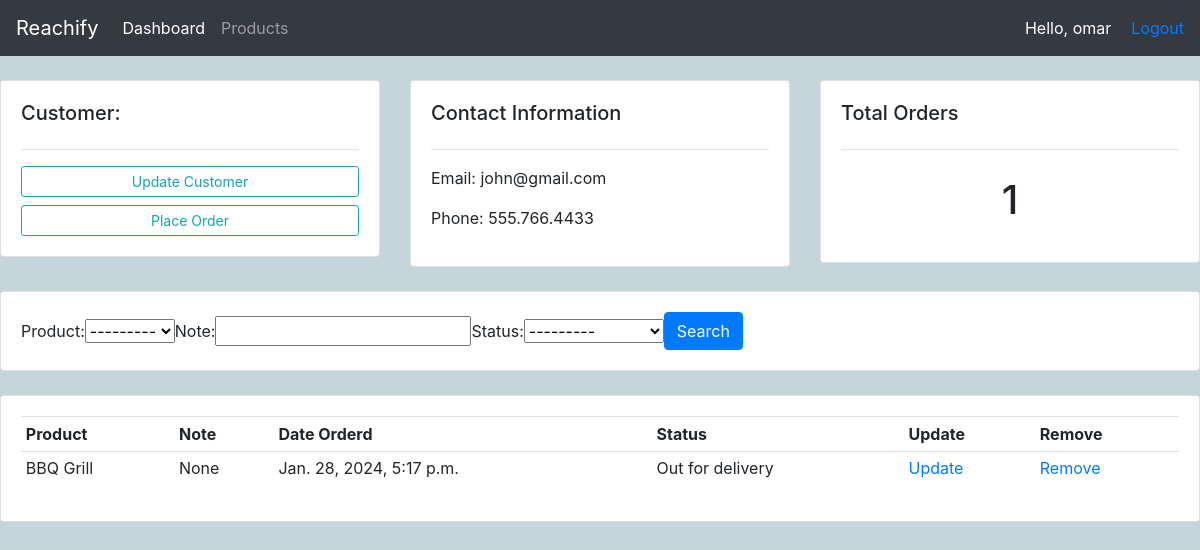
The app's page /customer/1/ (signed in) with its own data.
### accounts/models.py (models this page shows, shortened)
class Customer(models.Model):
    name = models.CharField(max_length=200, null=True)
    phone = models.CharField(max_length=200, null=True)
    email = models.CharField(max_length=200, null=True)
    data_created = models.DateTimeField(auto_now_add=True, null=True) # Allows us to create the date and time when an instance of this class is created in the database.

class Order(models.Model):
    STATUS = (
        ('Pending', 'Pending'),
        ('Out for delivery', 'Out for delivery'),
        ('Delivered','Delivered')
    )
    customer = models.ForeignKey(Customer, null = True, on_delete=models.CASCADE) # One-to-many to product
    product = models.ForeignKey(Product, null = True, on_delete=models.CASCADE)
    data_created = models.DateTimeField(auto_now_add=True, null=True)
    status = models.CharField(max_length=200, null=True, choices = STATUS)
    note = models.CharField(max_length=1000, null=True)

class Product(models.Model):
    CATEGORY = (
        ('Indoor', 'Indoor'),
        ('Outdoor', 'Outdoor'),
    )
    name = models.CharField(max_length=200, null=True)
    price = models.FloatField(null=True)
    category = models.CharField(max_length=200, null=True, choices = CATEGORY)
    description = models.CharField(max_length=200, null=True)
    data_created = models.DateTimeField(auto_now_add=True, null=True)
    tags = models.ManyToManyField(Tag)
    def __str__(self):
        return self.name

### accounts/views.py (the view)
# urls.py: path("customer/<str:pk>/", views.customer, name='customer'), # <str:pk> is used to pass in the user ID and forwads it to .views.
@login_required(login_url='login')
def customer(request, pk):
    customer = Customer.objects.get(id=pk)
    orders = customer.order_set.all()
    customer_orders_count = orders.count()
    myFilter = OrderFilter(request.GET, queryset=orders)
    orders = myFilter.qs
    context = {'customer':customer, 'orders':orders, 'customer_orders_count':customer_orders_count, 'myFilter':myFilter}
    return render(request,'customer.html', context)

### accounts/templates/customer.html
{% extends "main.html" %}
{% block content%}
{% include "navbar.html" %}
<br>
<div class="row">
    <div class="col-md">
        <div class="card card-body">
            <h5>Customer:</h5>
            <hr>
            <a class="btn btn-outline-info  btn-sm btn-block" href="">Update Customer</a>
            <a class="btn btn-outline-info  btn-sm btn-block" href="{% url 'create_order' customer.id %}">Place Order</a>
        </div>
    </div>
    <div class="col-md">
        <div class="card card-body">
            <h5>Contact Information</h5>
            <hr>
            <p>Email: {{customer.email}} </p>
            <p>Phone: {{customer.phone}} </p>
        </div>
    </div>
    <div class="col-md">
        <div class="card card-body">
            <h5>Total Orders</h5>
            <hr>
            <h1 style="text-align: center;padding: 10px">{{customer_orders_count}}</h1>
        </div>
    </div>
</div>
<br>
<div class="row">
    <div class="col">
        <div class="card card-body">
            <form method="get" class="form-inline">
                <div class="form-group">
                  Product:  {{ myFilter.form.product }}
                </div>
                <div class="form-group">
                  Note: {{ myFilter.form.note }}
                </div>
                <div class="form-group">
                  Status:  {{ myFilter.form.status }}
                </div>
                <button class="btn btn-primary" type="submit">Search</button>
            </form>
        </div>
    </div>
</div>
<br>
<div class="row">
    <div class="col-md">
        <div class="card card-body">
            <table class="table table-sm">
                <tr>
                    <th>Product</th>
                    <th>Note</th>
                    <th>Date Orderd</th>
                    <th>Status</th>
                    <th>Update</th>
                    <th>Remove</th>
                </tr>
                {% for order in orders %}
                    <tr>
                        <td>{{order.product}}</td>
                        <td>{{order.note}}</td>
                        <td>{{order.product.data_created}}</td>
                        <td>{{order.status}}</td>
                        <td><a href ="{% url 'update_order' order.id %}">Update</a></td>
                        <td><a href ="{% url 'delete_order' order.id %}">Remove</a></td>
                    </tr>
                {%endfor%}
            </table>
        </div>
    </div>
</div>
{%endblock%}

### accounts/templates/navbar.html (shortened to what this page needs)
{% load static %}
<nav class="navbar navbar-expand-lg navbar-dark bg-dark">
    <a class="navbar-brand" href="{% url 'home' %}">Reachify</a>
    <div class="collapse navbar-collapse" id="navbarNav">
      <ul class="navbar-nav">
        <li class="nav-item active">
          <a class="nav-link" href="{% url 'home' %}">Dashboard</a>
        </li>
        <li class="nav-item">
          <a class="nav-link" href="{% url 'products' %}">Products</a>
        </li>
      </ul>
    </div>
    <span style="color: white; margin-right: 10px;">Hello, {{request.user}}</span>
    <span style="margin-left: 10px;"><a href="{% url 'logout' %}">Logout</a></span>
  </nav>

### static/css/main.css (style rules this page uses)
body { background-color:rgb(198, 212, 219) ; }

### records on screen
Customer: email "john@gmail.com", phone "555.766.4433"
Order: product "BBQ Grill", note "None", product.data_created "Jan. 28, 2024, 5:17 p.m.", status "Out for delivery"

### other values on screen
{{ request.user }} "omar"
{{ customer_orders_count }} "1"
